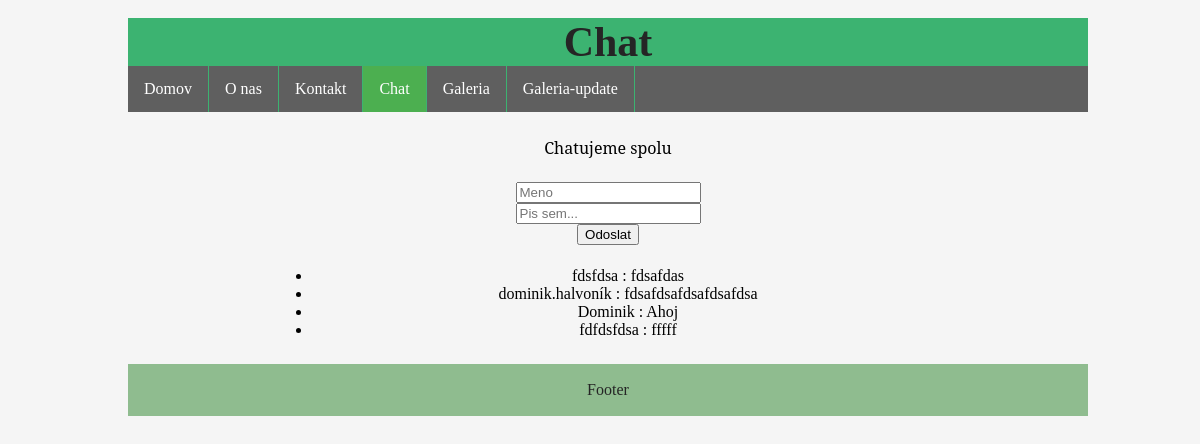
The app's page /chat.php with its own data.
### tables this page shows
CREATE TABLE IF NOT EXISTS `menu` (
  `id` int(11) NOT NULL AUTO_INCREMENT,
  `kluc` varchar(20) NOT NULL,
  `name` varchar(50) NOT NULL,
  `menu` varchar(50) NOT NULL,
  `path` varchar(255) NOT NULL,
  PRIMARY KEY (`id`),
  UNIQUE KEY `kluc` (`kluc`)
);

CREATE TABLE IF NOT EXISTS `chat` (
  `id` int(11) NOT NULL AUTO_INCREMENT,
  `name` varchar(255) NOT NULL,
  `message` varchar(255) NOT NULL,
  PRIMARY KEY (`id`)
);

### DB.php (called while the page is built, shortened)
<?php
class DB
{
    private $connection;
    public function __construct($host, $port, $username, $password, $dbName)
    {
        $this->connection = mysqli_connect($host, $username, $password, $dbName, $port);
    }
    public function getMenuItems()
    {
        $sql = "SELECT * FROM menu ORDER BY id ASC";
        $query = mysqli_query($this->connection, $sql);
        $menu = [];
        while ($row = mysqli_fetch_assoc($query)) {
            $menu[$row['kluc']] = [
                'name' => $row['name'],
                'menu' => $row['menu'],
                'path' => $row['path']
            ];
        }
        return $menu;
    }
    public function getChatContent()
    {
        $sql = "SELECT * FROM chat ORDER BY id ASC";
        $query = mysqli_query($this->connection, $sql);
        $chat = [];
        while ($row = mysqli_fetch_assoc($query)) {
            $chat[$row['id']] = [
                'name' => $row['name'],
                'message' => $row['message']
            ];
        }
        return $chat;
    }
}

### chat.php (the view, shortened to what this page needs)
<?php
include 'header-new.php';
$chatArray = $dbObject->getChatContent();
?>
    <div class="main">
        <p>
            Chatujeme spolu
        </p>
        <p>
            <form action="chat.php" method="post">
            <input type="text" name="name" placeholder="Meno" value=""><br>
            <input type="text" name="message" placeholder="Pis sem..." value=""><br>
            <input type="submit" name="submit" value="Odoslat">
            </form>
        </p>
        <p>
            <ul>
            <?php
            foreach ($chatArray as $key => $chat) {
                ?>
                <li><?php echo $chat['name'] ?> : <?php echo $chat['message'] ?></li>
                <?php
            }
            ?>
            </ul>
        </p>
    </div>
<?php
include 'footer.php';
?>

### header-new.php (shortened to what this page needs)
<?php
include_once "DB.php";
$dbObject = new DB(
        "localhost",
        "3306",
        "root",
        "",
        "portalove");
$nav_items = $dbObject->getMenuItems();
$subpage_name = basename($_SERVER['SCRIPT_NAME'], '.php');
?>
<!DOCTYPE html>
<html lang="sk">
<head>
    <link rel="stylesheet" href="style.css">
</head>
<body>
<header>
    <h1><?php echo $nav_items[$subpage_name]['name'] ?></h1>
    <nav>
        <ul>
            <?php
            foreach ($nav_items as $name => $nav_item) {
                ?>
                <li>
                    <a <?php if ($nav_items[$subpage_name]['name'] == $nav_item['name'])
                        echo 'class=active'; ?> href="<?php echo $nav_item['path']; ?>">
                        <?php echo $nav_item['menu']; ?>
                    </a>
                </li>
                <?php
            }
            ?>
        </ul>
    </nav>
</header>

### footer.php
<footer>
    <p>Footer</p>
</footer>
</body>
</html>

### style.css (style rules this page uses)
body { width: 80%; background: whitesmoke; padding: 10px 10%; text-align: center; }
header { background: mediumseagreen; }
footer { text-align: center; color: #252525; background: darkseagreen; padding: 1px; }
h1 { font-family: "Calibri"; font-size: 42px; color: #252525; margin: 0; }
nav ul { list-style-type: none; margin: 0; padding: 0; overflow: hidden; background-color: #5f5f5f; }
nav li { display: inline; float: left; border-right: 1px solid mediumseagreen; }
.active { background-color: #4CAF50; }
nav a { display: block; color: white; text-align: center; padding: 14px 16px; text-decoration: none; }
.main { width: 70%; margin: 25px auto; }
.main p { font-size: 16px; font-family: "serif"; line-height: 23px; margin-top: 22px; }

### records on screen
menu: name "Chat", menu "Chat"
menu: menu "Domov"
menu: menu "O nas"
menu: menu "Kontakt"
menu: menu "Galeria"
menu: menu "Galeria-update"
chat: name "fdsfdsa", message "fdsafdas"
chat: name "dominik.halvoník", message "fdsafdsafdsafdsafdsa"
chat: name "Dominik", message "Ahoj"
chat: name "fdfdsfdsa", message "fffff"
